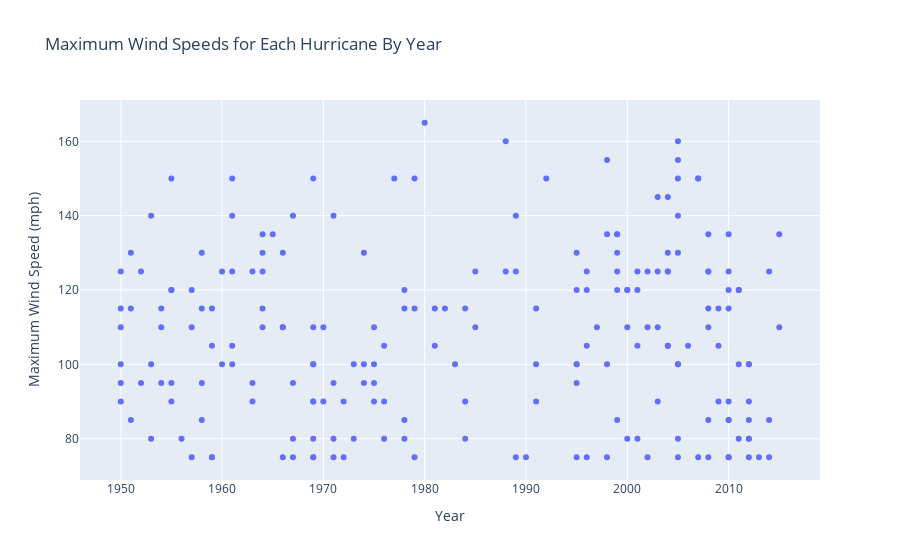

Source (notebook cell):
### Markdown cell above
We can see how the majority of hurricanes, and specifically higher intensity storms occur between the months of August to October

### Code cell
x = max_wind_speeds['Year']
y = max_wind_speeds['Maximum Wind']

fig = go.Figure()
fig.add_trace(go.Scatter(x=x, y=y, mode='markers'))

fig.update_layout(title='Maximum Wind Speeds for Each Hurricane By Year', xaxis_title='Year', yaxis_title='Maximum Wind Speed (mph)')

fig.show()

### Figure 1 — Plotly figure (JSON) as saved in the notebook; plotly's stock layout.template omitted (floating-point values rounded to 4 significant figures; data arrays with more than 128 entries replaced by an {"elided": "..."} marker saying what was removed)
{"data": [{"mode": "markers", "type": "scatter", "x": {"elided": "206 int values"}, "y": {"elided": "206 int values"}}], "layout": {"title": {"text": "Maximum Wind Speeds for Each Hurricane By Year"}, "xaxis": {"title": {"text": "Year"}}, "yaxis": {"title": {"text": "Maximum Wind Speed (mph)"}}}}
